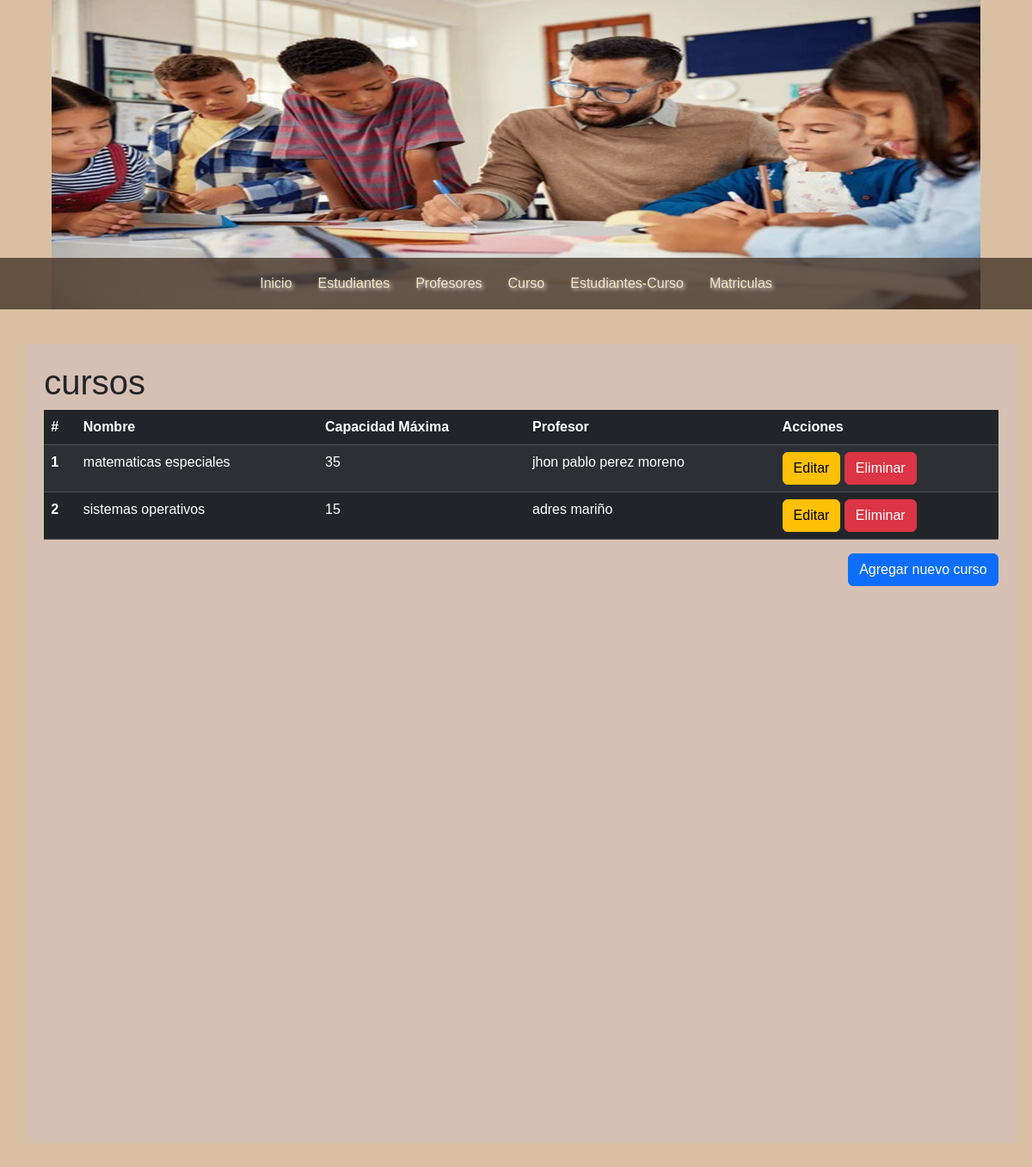
The app's page /Lista-cursos/ with its own data.
### persona/models.py (models this page shows, shortened)
class Persona(models.Model):
    nombre = models.CharField(max_length=100)
    apellidos = models.CharField(max_length=100)
    dni = models.CharField(max_length=10)
    telefono = models.CharField(max_length=10)
    email = models.EmailField()
    fecha_nacimiento = models.DateField()
    rol = models.CharField(max_length=20)
    created_at = models.DateTimeField(auto_now_add=True)
    class Meta:
        db_table = 'persona'

### curso/views.py (the view)
# urls.py: path('Lista-cursos/',get_curso,name='lista-cursos'),
def get_curso(request):
    cursos = curso.objects.all()
    return render(request, 'lista_cursos.html', {
        'title': 'cursos',
        'cursos': cursos,
    })

### curso/templates/lista_cursos.html (shortened to what this page needs)
{% extends "index.html" %}
{% block content %}
    <h1>{{ title }}</h1>
    <table class="table table-dark table-striped">
        <thead>
            <tr>
                <th scope="col">#</th>
                <th scope="col">Nombre</th>
                <th scope="col">Capacidad Máxima</th>
                <th scope="col">Profesor</th>
                <th scope="col">Acciones</th>
            </tr>
        </thead>
        <tbody>
            {% for curso in cursos %}
            <tr>
                <th scope="row">{{ forloop.counter }}</th>
                <td>{{ curso.nombre }}</td>
                <td>{{ curso.capacidad_max }}</td>
                <td>{{ curso.profesor.nombre }} {{ curso.profesor.apellidos }}</td>
                <td>
                    <a href="{% url 'editar_curso' curso.id %}" class="btn btn-warning">Editar</a>
                    <a href="{% url 'eliminar_curso' curso.id %}" class="btn btn-danger" onclick="return confirmarEliminacion();">Eliminar</a>
                </td>
            </tr>
            {% endfor %}
        </tbody>
    </table>
    <div class="d-flex justify-content-end">
        <a href="{% url 'formulario_curso' %}" class="btn btn-primary">Agregar nuevo curso</a>
    </div>
{% endblock %}

### mainApp/static/css/styles.css (style rules this page uses)
* { margin: 0px; padding: 0px; font-family: Arial, Helvetica, sans-serif; text-decoration: none; }
body { background-color: #DAC0A3; }

### mainApp/templates/index.html (style rules this page uses)
body { background-color: #DAC0A3; }

### records on screen
Persona: profesor.nombre "jhon pablo", profesor.apellidos "perez moreno"
Persona: profesor.nombre "adres", profesor.apellidos "mariño"

### other values on screen
{{ title }} "cursos"
{{ curso.nombre }} "matematicas especiales" "sistemas operativos"
{{ curso.capacidad_max }} "35" "15"
